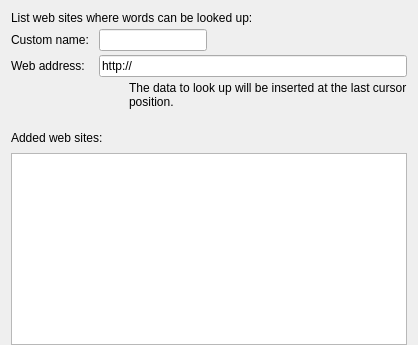
            <widget class="QWidget" name="sitesPage">
             <property name="sizePolicy">
              <sizepolicy hsizetype="Expanding" vsizetype="Expanding">
               <horstretch>0</horstretch>
               <verstretch>0</verstretch>
              </sizepolicy>
             </property>
             <layout class="QVBoxLayout" name="verticalLayout_9" stretch="0,0,0,1">
              <property name="spacing">
               <number>4</number>
              </property>
              <property name="bottomMargin">
               <number>0</number>
              </property>
              <item>
               <layout class="QFormLayout" name="formLayout_6">
                <property name="horizontalSpacing">
                 <number>10</number>
                </property>
                <property name="verticalSpacing">
                 <number>4</number>
                </property>
                <item row="1" column="0">
                 <widget class="QLabel" name="label_39">
                  <property name="text">
                   <string>Custom name:</string>
                  </property>
                 </widget>
                </item>
                <item row="1" column="1">
                 <widget class="ZLineEdit" name="siteNameEdit">
                  <property name="sizePolicy">
                   <sizepolicy hsizetype="Fixed" vsizetype="Fixed">
                    <horstretch>0</horstretch>
                    <verstretch>0</verstretch>
                   </sizepolicy>
                  </property>
                  <property name="toolTip">
                   <string>Enter a name to display for the web site</string>
                  </property>
                  <property name="maxLength">
                   <number>32</number>
                  </property>
                 </widget>
                </item>
                <item row="2" column="0">
                 <widget class="QLabel" name="label_40">
                  <property name="text">
                   <string>Web address:</string>
                  </property>
                 </widget>
                </item>
                <item row="2" column="1">
                 <widget class="ZLineEdit" name="siteUrlEdit">
                  <property name="text">
                   <string notr="true">http://</string>
                  </property>
                  <property name="maxLength">
                   <number>2000</number>
                  </property>
                 </widget>
                </item>
                <item row="3" column="1">
                 <layout class="QHBoxLayout" name="horizontalLayout_19">
                  <property name="spacing">
                   <number>4</number>
                  </property>
                  <item>
                   <widget class="QToolButton" name="siteLockButton">
                    <property name="enabled">
                     <bool>false</bool>
                    </property>
                    <property name="text">
                     <string notr="true"/>
                    </property>
                    <property name="icon">
                     <iconset resource="../Resources/resources.qrc">
                      <normaloff>:/lockopen.svg</normaloff>
                      <normalon>:/lock.svg</normalon>
                      <activeon>:/lock.svg</activeon>:/lockopen.svg</iconset>
                    </property>
                    <property name="iconSize">
                     <size>
                      <width>18</width>
                      <height>18</height>
                     </size>
                    </property>
                    <property name="checkable">
                     <bool>true</bool>
                    </property>
                    <property name="autoRaise">
                     <bool>true</bool>
                    </property>
                   </widget>
                  </item>
                  <item>
                   <widget class="QLabel" name="siteLockLabel">
                    <property name="text">
                     <string>The data to look up will be inserted at the last cursor position.</string>
                    </property>
                    <property name="alignment">
                     <set>Qt::AlignLeading|Qt::AlignLeft|Qt::AlignTop</set>
                    </property>
                    <property name="wordWrap">
                     <bool>true</bool>
                    </property>
                   </widget>
                  </item>
                 </layout>
                </item>
                <item row="0" column="0" colspan="2">
                 <widget class="QLabel" name="label_37">
                  <property name="text">
                   <string>List web sites where words can be looked up:</string>
                  </property>
                 </widget>
                </item>
               </layout>
              </item>
              <item>
               <spacer name="verticalSpacer_10">
                <property name="orientation">
                 <enum>Qt::Vertical</enum>
                </property>
                <property name="sizeType">
                 <enum>QSizePolicy::Fixed</enum>
                </property>
                <property name="sizeHint" stdset="0">
                 <size>
                  <width>20</width>
                  <height>13</height>
                 </size>
                </property>
               </spacer>
              </item>
              <item>
               <layout class="QHBoxLayout" name="horizontalLayout_20">
                <item>
                 <widget class="QLabel" name="label_114">
                  <property name="sizePolicy">
                   <sizepolicy hsizetype="Fixed" vsizetype="Preferred">
                    <horstretch>0</horstretch>
                    <verstretch>0</verstretch>
                   </sizepolicy>
                  </property>
                  <property name="text">
                   <string>Added web sites:</string>
                  </property>
                 </widget>
                </item>
                <item>
                 <widget class="QToolButton" name="siteDelButton">
                  <property name="enabled">
                   <bool>false</bool>
                  </property>
                  <property name="toolTip">
                   <string>Erase web site from list</string>
                  </property>
                  <property name="text">
                   <string notr="true"/>
                  </property>
                  <property name="icon">
                   <iconset resource="../Resources/resources.qrc">
                    <normaloff>:/delmark.svg</normaloff>:/delmark.svg</iconset>
                  </property>
                  <property name="autoRaise">
                   <bool>true</bool>
                  </property>
                 </widget>
                </item>
                <item>
                 <spacer name="horizontalSpacer_16">
                  <property name="orientation">
                   <enum>Qt::Horizontal</enum>
                  </property>
                  <property name="sizeHint" stdset="0">
                   <size>
                    <width>40</width>
                    <height>20</height>
                   </size>
                  </property>
                 </spacer>
                </item>
               </layout>
              </item>
              <item>
               <widget class="ZListView" name="sitesTable">
                <property name="sizePolicy">
                 <sizepolicy hsizetype="Expanding" vsizetype="Expanding">
                  <horstretch>0</horstretch>
                  <verstretch>0</verstretch>
                 </sizepolicy>
                </property>
                <property name="editTriggers">
                 <set>QAbstractItemView::NoEditTriggers</set>
                </property>
               </widget>
              </item>
             </layout>
            </widget>
